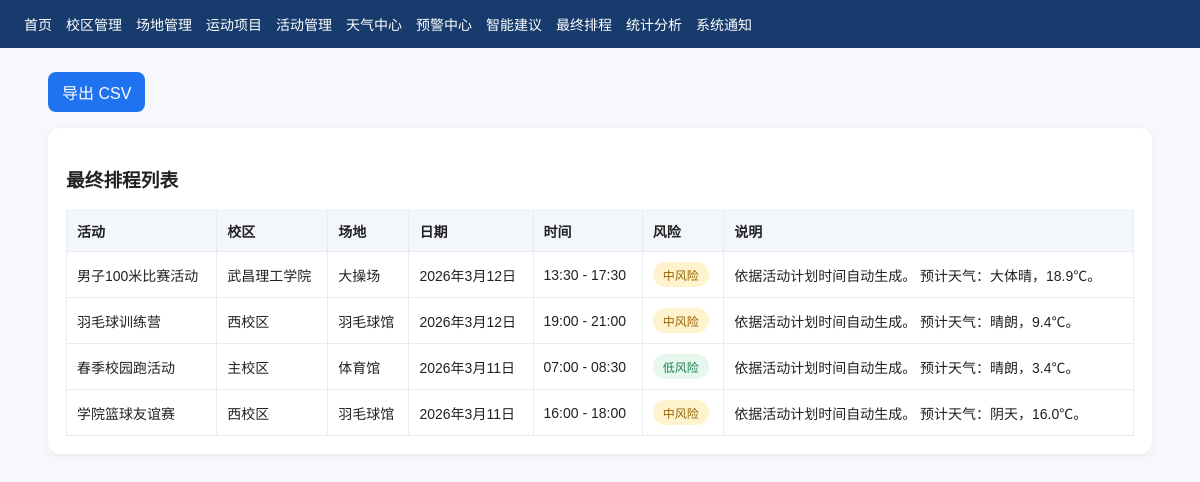
The app's page /schedules/ with its own data.
### core/models.py (models this page shows, shortened)
class TimeStampedModel(models.Model):
    created_at = models.DateTimeField(auto_now_add=True, verbose_name="创建时间")
    updated_at = models.DateTimeField(auto_now=True, verbose_name="更新时间")
    class Meta:
        abstract = True

class FinalSchedule(TimeStampedModel):
    meet = models.OneToOneField(
        Meet,
        on_delete=models.CASCADE,
        related_name="final_schedule",
        verbose_name="活动"
    )
    campus = models.ForeignKey(Campus, on_delete=models.CASCADE, related_name="final_schedules", verbose_name="校区")
    venue = models.ForeignKey(Venue, on_delete=models.SET_NULL, null=True, blank=True, verbose_name="场地")
    scheduled_date = models.DateField(verbose_name="排程日期")
    scheduled_start_time = models.TimeField(verbose_name="开始时间")
    scheduled_end_time = models.TimeField(verbose_name="结束时间")
    weather_risk = models.CharField(max_length=50, default="低", verbose_name="天气风险")
    notes = models.TextField(blank=True, verbose_name="说明")
    class Meta:
        verbose_name = "最终排程"
        verbose_name_plural = "最终排程"
        ordering = ["-scheduled_date", "scheduled_start_time"]

class Meet(TimeStampedModel):
    STATUS_CHOICES = [
        ("pending", "待安排"),
        ("scheduled", "已排程"),
        ("completed", "已完成"),
        ("cancelled", "已取消"),
    ]
    title = models.CharField(max_length=200, verbose_name="活动名称")
    campus = models.ForeignKey(Campus, on_delete=models.CASCADE, related_name="meets", verbose_name="校区")
    venue = models.ForeignKey(
        Venue,
        on_delete=models.SET_NULL,
        null=True,
        blank=True,
        related_name="meets",
        verbose_name="场地"
    )
    sport_event = models.ForeignKey(
        SportEvent,
        on_delete=models.CASCADE,
        related_name="meets",
        verbose_name="运动项目"
    )
    expected_people = models.PositiveIntegerField(default=20, verbose_name="预计人数")
    planned_date = models.DateField(verbose_name="计划日期")
    planned_start_time = models.TimeField(verbose_name="计划开始时间")
    planned_end_time = models.TimeField(verbose_name="计划结束时间")
    organizer = models.CharField(max_length=100, blank=True, verbose_name="组织者")
    contact = models.CharField(max_length=50, blank=True, verbose_name="联系方式")
    note = models.TextField(blank=True, verbose_name="备注")
    status = models.CharField(max_length=20, choices=STATUS_CHOICES, default="pending", verbose_name="状态")
    class Meta:
        verbose_name = "活动/比赛"
        verbose_name_plural = "活动/比赛"
        ordering = ["-planned_date", "planned_start_time"]

class Campus(TimeStampedModel):
    name = models.CharField(max_length=100, unique=True, verbose_name="校区名称")
    location = models.CharField(max_length=255, blank=True, verbose_name="位置")
    latitude = models.FloatField(default=31.2304, verbose_name="纬度")
    longitude = models.FloatField(default=121.4737, verbose_name="经度")
    description = models.TextField(blank=True, verbose_name="描述")
    class Meta:
        verbose_name = "校区"
        verbose_name_plural = "校区"
        ordering = ["id"]

class Venue(TimeStampedModel):
    VENUE_STATUS_CHOICES = [
        ("available", "可用"),
        ("maintenance", "维护中"),
        ("closed", "关闭"),
    ]
    campus = models.ForeignKey(
        Campus,
        on_delete=models.CASCADE,
        related_name="venues",
        verbose_name="所属校区"
    )
    name = models.CharField(max_length=100, verbose_name="场地名称")
    venue_type = models.CharField(max_length=100, verbose_name="场地类型")
    capacity = models.PositiveIntegerField(default=50, verbose_name="容量")
    status = models.CharField(
        max_length=20,
        choices=VENUE_STATUS_CHOICES,
        default="available",
        verbose_name="状态"
    )
    indoor = models.BooleanField(default=False, verbose_name="是否室内")
    has_lighting = models.BooleanField(default=False, verbose_name="是否有照明")
    description = models.TextField(blank=True, verbose_name="描述")
    class Meta:
        verbose_name = "场地"
        verbose_name_plural = "场地"
        ordering = ["campus_id", "id"]

### core/views.py (the view)
# urls.py: path("schedules/", views.schedule_list, name="schedule_list"),
def schedule_list(request):
    items = FinalSchedule.objects.select_related("meet", "campus", "venue").all()
    return render(request, "core/schedule_list.html", {"items": items})

### core/templates/core/schedule_list.html
{% extends 'core/base.html' %}
{% block content %}
<div class="toolbar">
    <a class="btn" href="/schedules/export/">导出 CSV</a>
</div>
<div class="card">
    <h3>最终排程列表</h3>
    <table>
        <tr><th>活动</th><th>校区</th><th>场地</th><th>日期</th><th>时间</th><th>风险</th><th>说明</th></tr>
        {% for item in items %}
        <tr>
            <td>{{ item.meet.title }}</td>
            <td>{{ item.campus.name }}</td>
            <td>{% if item.venue %}{{ item.venue.name }}{% else %}未分配{% endif %}</td>
            <td>{{ item.scheduled_date }}</td>
            <td>{{ item.scheduled_start_time }} - {{ item.scheduled_end_time }}</td>
            <td>
                {% if item.weather_risk == '低' %}
                    <span class="tag low">低风险</span>
                {% elif item.weather_risk == '中' %}
                    <span class="tag mid">中风险</span>
                {% else %}
                    <span class="tag high">高风险</span>
                {% endif %}
            </td>
            <td>{{ item.notes }}</td>
        </tr>
        {% empty %}
        <tr><td colspan="7">暂无最终排程</td></tr>
        {% endfor %}
    </table>
</div>
{% endblock %}

### core/templates/core/base.html (style rules this page uses)
body { font-family: Arial, sans-serif; margin: 0; background: #f6f8fb; color: #222; }
.card { background: #fff; border-radius: 12px; box-shadow: 0 2px 8px rgba(0,0,0,.06); padding: 18px; margin-bottom: 18px; }
table { width: 100%; border-collapse: collapse; background: #fff; }
th, td { border: 1px solid #e8ebf0; padding: 10px; font-size: 14px; text-align: left; }
th { background: #f3f6fa; }
.btn { display: inline-block; background: #1f73f1; color: #fff; text-decoration: none; padding: 8px 14px; border-radius: 8px; border: none; cursor: pointer; }
.toolbar { display: flex; gap: 10px; flex-wrap: wrap; margin-bottom: 16px; }
.tag { padding: 4px 10px; border-radius: 999px; font-size: 12px; display: inline-block; }
.tag.low { background: #e6f7ee; color: #1d7f48; }
.tag.mid { background: #fff3cd; color: #946200; }

### records on screen
FinalSchedule: meet "男子100米比赛活动", campus.name "武昌理工学院", venue.name "大操场", scheduled_date "2026年3月12日", scheduled_start_time "13:30", scheduled_end_time "17:30", weather_risk "中风险", notes "依据活动计划时间自动生成。 预计天气：大体晴，18.9℃。"
FinalSchedule: meet "羽毛球训练营", campus.name "西校区", venue.name "羽毛球馆", scheduled_date "2026年3月12日", scheduled_start_time "19:00", scheduled_end_time "21:00", weather_risk "中风险", notes "依据活动计划时间自动生成。 预计天气：晴朗，9.4℃。"
FinalSchedule: meet "春季校园跑活动", campus.name "主校区", venue.name "体育馆", scheduled_date "2026年3月11日", scheduled_start_time "07:00", scheduled_end_time "08:30", weather_risk "低风险", notes "依据活动计划时间自动生成。 预计天气：晴朗，3.4℃。"
FinalSchedule: meet "学院篮球友谊赛", campus.name "西校区", venue.name "羽毛球馆", scheduled_date "2026年3月11日", scheduled_start_time "16:00", scheduled_end_time "18:00", weather_risk "中风险", notes "依据活动计划时间自动生成。 预计天气：阴天，16.0℃。"
